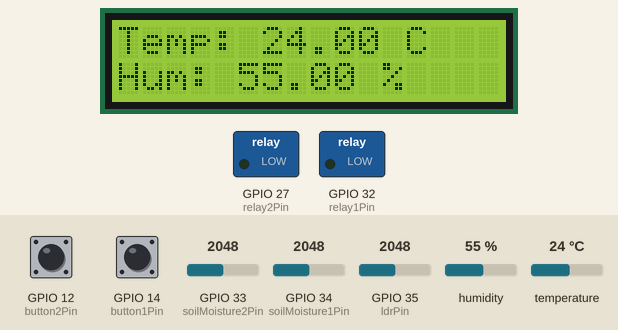
A sketch run on a simulated ESP32. On the bench: 16×2 character LCD, switched loads named in the sketch (green lamp = pin HIGH). The inputs (shaded band) are chosen by the test bench; at power-on: humidity 55 %, temperature 24 °C, GPIO 12 (button2Pin) HIGH, GPIO 14 (button1Pin) HIGH, GPIO 33 (soilMoisture2Pin) = 2048, GPIO 34 (soilMoisture1Pin) = 2048, GPIO 35 (ldrPin) = 2048. The local clock reads 2024-03-15 10:24:30 at power-on unless the sketch sets it; storage starts empty; what the sketch prints to the serial monitor is not drawn.

Above: at 3.3 s.
3.4 s: humidity set to 22 %
At 7.6 s:
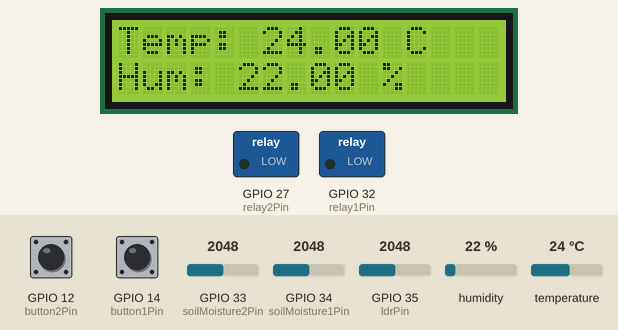
10.2 s: temperature set to 12 °C
At 11.7 s:
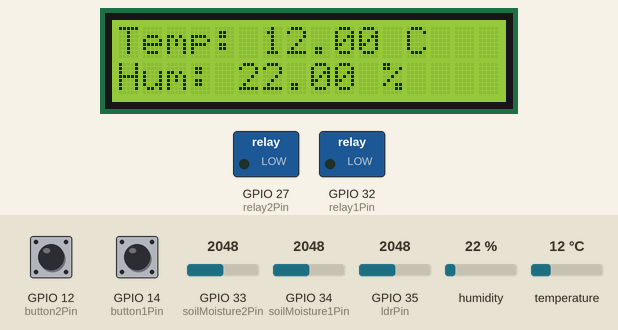
15.0 s: humidity set to 40 %
At 18.8 s:
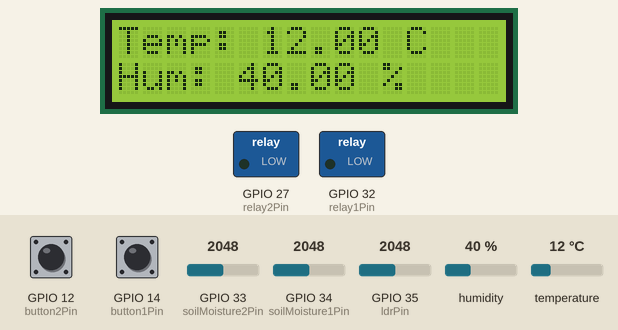
19.9 s: temperature set to 19 °C
At 23.0 s:
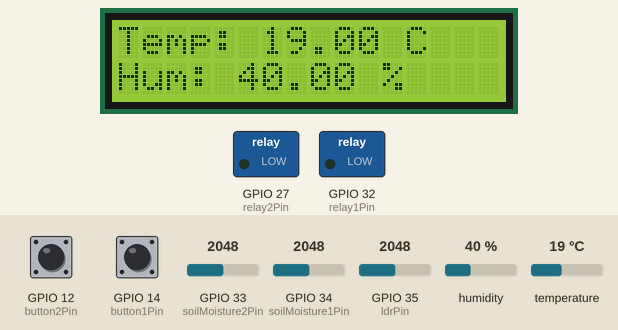
Timing chart, 0 to 25.7 s (numbered marks = the images above; inputs shaded):
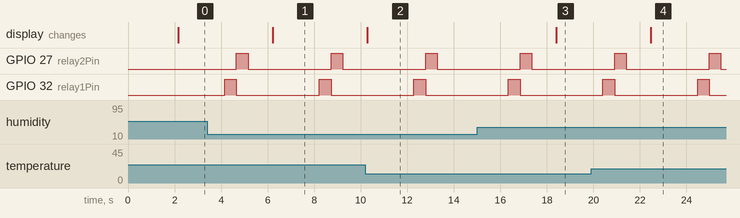

The sketch:

Prueba.ino
```cpp
#include <SD.h>                  // Librería para el módulo SD
#include <Wire.h>                // Librería para I2C
#include <LiquidCrystal_I2C.h>   // Librería para pantalla LCD
#include <DHT.h>                 // Librería para sensor de temperatura y humedad
#include <RTClib.h>              // Librería para RTC

// Pines de conexión
const int SD_PIN = 5;
const int ldrPin = 35;
const int button1Pin = 14;
const int button2Pin = 12;
const int soilMoisture1Pin = 34;
const int soilMoisture2Pin = 33;
const int relay1Pin = 32;
const int relay2Pin = 27;
const int dhtPin = 16;

// Configuración de los sensores y dispositivos
DHT dht(dhtPin, DHT11);               // Sensor DHT11 (puede cambiar a DHT22 si lo usas)
LiquidCrystal_I2C lcd(0x27, 16, 2);   // Dirección I2C de la LCD (ajusta si es necesario)
RTC_DS1307 rtc;                       // RTC DS1307

void setup() {
  Serial.begin(115200);

  // Inicialización del módulo SD
  if (!SD.begin(SD_PIN)) {
    Serial.println("Error al inicializar el módulo SD.");
  } else {
    Serial.println("Módulo SD inicializado correctamente.");
  }

  // Inicialización de la pantalla LCD
  lcd.init();
  lcd.backlight();
  lcd.print("Iniciando...");

  // Inicialización de los botones
  pinMode(button1Pin, INPUT_PULLUP);
  pinMode(button2Pin, INPUT_PULLUP);

  // Inicialización de los relevadores
  pinMode(relay1Pin, OUTPUT);
  pinMode(relay2Pin, OUTPUT);

  // Inicialización del sensor de temperatura y humedad
  dht.begin();

  // Inicialización del RTC
  if (!rtc.begin()) {
    Serial.println("Error al inicializar el RTC.");
  } else {
    Serial.println("RTC inicializado correctamente.");
    if (!rtc.isrunning()) {
      rtc.adjust(DateTime(F(__DATE__), F(__TIME__))); // Ajusta la hora con la compilación actual
    }
  }

  // Mensaje inicial en LCD
  lcd.clear();
  lcd.print("Sistema Listo");
  delay(2000);
}

void loop() {
  // Lectura del LDR
  int ldrValue = analogRead(ldrPin);
  Serial.print("Luz (LDR): ");
  Serial.println(ldrValue);

  // Lectura de los botones
  if (digitalRead(button1Pin) == LOW) {
    lcd.clear();
    lcd.print("Boton 1 Presionado");
  } else if (digitalRead(button2Pin) == LOW) {
    lcd.clear();
    lcd.print("Boton 2 Presionado");
  }

  // Lectura de los sensores de humedad de suelo
  int soilMoisture1 = analogRead(soilMoisture1Pin);
  int soilMoisture2 = analogRead(soilMoisture2Pin);
  Serial.print("Humedad Suelo 1: ");
  Serial.println(soilMoisture1);
  Serial.print("Humedad Suelo 2: ");
  Serial.println(soilMoisture2);

  // Lectura del sensor DHT
  float temperature = dht.readTemperature();
  float humidity = dht.readHumidity();
  if (isnan(temperature) || isnan(humidity)) {
    Serial.println("Error al leer el sensor DHT.");
  } else {
    Serial.print("Temperatura: ");
    Serial.print(temperature);
    Serial.print(" °C, Humedad: ");
    Serial.print(humidity);
    Serial.println(" %");
  }

  // Lectura de la hora actual desde el RTC
  DateTime now = rtc.now();
  Serial.print("Fecha y Hora: ");
  Serial.print(now.day(), DEC);
  Serial.print('/');
  Serial.print(now.month(), DEC);
  Serial.print('/');
  Serial.print(now.year(), DEC);
  Serial.print(" ");
  Serial.print(now.hour(), DEC);
  Serial.print(':');
  Serial.print(now.minute(), DEC);
  Serial.print(':');
  Serial.println(now.second(), DEC);

  // Mostrar datos en LCD
  lcd.clear();
  lcd.setCursor(0, 0);
  lcd.print("Temp: ");
  lcd.print(temperature);
  lcd.print(" C");
  lcd.setCursor(0, 1);
  lcd.print("Hum: ");
  lcd.print(humidity);
  lcd.print(" %");
  delay(2000);

  // Blink de los relevadores
  digitalWrite(relay1Pin, HIGH);
  delay(500);
  digitalWrite(relay1Pin, LOW);
  digitalWrite(relay2Pin, HIGH);
  delay(500);
  digitalWrite(relay2Pin, LOW);

  // Guardar lectura en el módulo SD
  File dataFile = SD.open("/datalog.txt", FILE_WRITE);
  if (dataFile) {
    dataFile.print("Fecha y Hora: ");
    dataFile.print(now.day(), DEC);
    dataFile.print('/');
    dataFile.print(now.month(), DEC);
    dataFile.print('/');
    dataFile.print(now.year(), DEC);
    dataFile.print(" ");
    dataFile.print(now.hour(), DEC);
    dataFile.print(':');
    dataFile.print(now.minute(), DEC);
    dataFile.print(':');
    dataFile.print(now.second(), DEC);
    dataFile.print(", Luz (LDR): ");
    dataFile.print(ldrValue);
    dataFile.print(", Temp: ");
    dataFile.print(temperature);
    dataFile.print(", Humedad: ");
    dataFile.print(humidity);
    dataFile.print(", Humedad Suelo 1: ");
    dataFile.print(soilMoisture1);
    dataFile.print(", Humedad Suelo 2: ");
    dataFile.println(soilMoisture2);
    dataFile.close();
    Serial.println("Datos guardados en SD.");
  } else {
    Serial.println("Error al escribir en la SD.");
  }

  delay(1000); // Espera antes de la siguiente lectura
}
```

Measured:
- after the input at 3.4 s, the display: changes after 2.8 s (image 1)
- after the input at 10.2 s, the display: changes after 0.09 s (image 2)
- after the input at 15.0 s, the display: changes after 3.4 s (image 3)
- after the input at 19.9 s, the display: changes after 2.6 s (image 4)
- by itself, GPIO 27 (relay2Pin), GPIO 32 (relay1Pin): alternates HIGH for 0.50 s and LOW for 3.6 s
